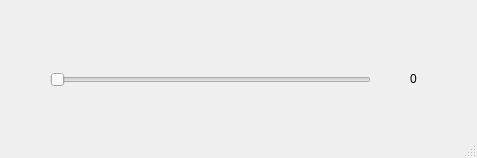
<?xml version="1.0" encoding="UTF-8"?>
<ui version="4.0">
 <class>MainWindow</class>
 <widget class="QMainWindow" name="MainWindow">
  <property name="geometry">
   <rect>
    <x>0</x>
    <y>0</y>
    <width>477</width>
    <height>158</height>
   </rect>
  </property>
  <property name="windowTitle">
   <string>Screen Brightness</string>
  </property>
  <widget class="QWidget" name="centralwidget">
   <widget class="QSlider" name="slider">
    <property name="geometry">
     <rect>
      <x>50</x>
      <y>70</y>
      <width>321</width>
      <height>20</height>
     </rect>
    </property>
    <property name="maximum">
     <number>100</number>
    </property>
    <property name="orientation">
     <enum>Qt::Horizontal</enum>
    </property>
   </widget>
   <widget class="QLabel" name="value">
    <property name="geometry">
     <rect>
      <x>410</x>
      <y>70</y>
      <width>31</width>
      <height>18</height>
     </rect>
    </property>
    <property name="text">
     <string>0</string>
    </property>
   </widget>
  </widget>
  <widget class="QStatusBar" name="statusbar"/>
 </widget>
 <resources/>
 <connections>
  <connection>
   <sender>slider</sender>
   <signal>valueChanged(int)</signal>
   <receiver>value</receiver>
   <slot>setNum(int)</slot>
   <hints>
    <hint type="sourcelabel">
     <x>249</x>
     <y>109</y>
    </hint>
    <hint type="destinationlabel">
     <x>385</x>
     <y>108</y>
    </hint>
   </hints>
  </connection>
 </connections>
</ui>
